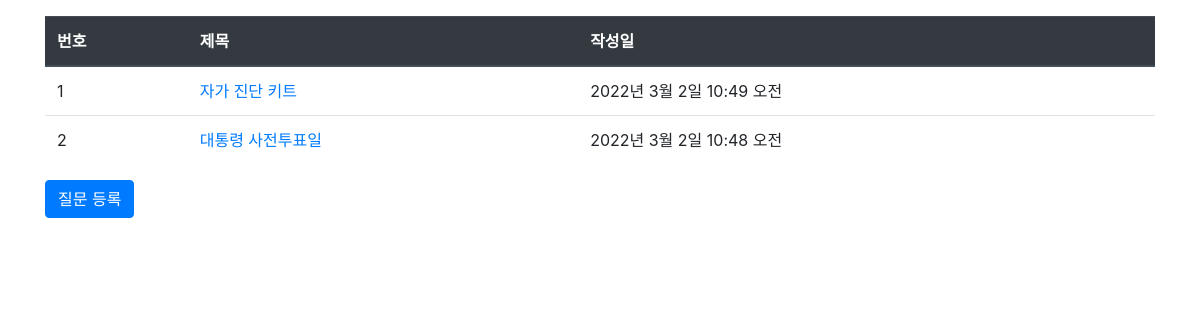
The app's page /, older data.
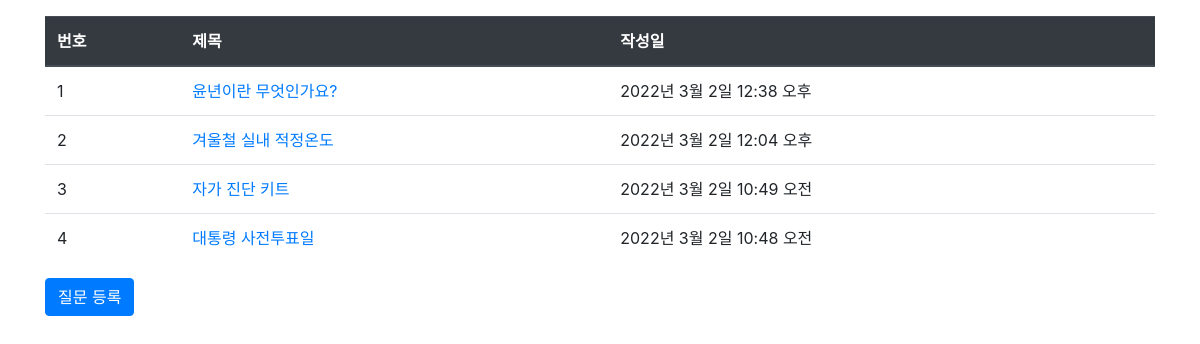
The same page, newer data.
### board/models.py (models this page shows, shortened)
class Question(models.Model):
    subject = models.CharField(max_length=200)
    content = models.TextField()
    create_date = models.DateTimeField()

### board/views.py (the view)
# urls.py: path('', views.index, name='index'),  #127.0.0.1:8000/board/
def index(request):
    question_list = Question.objects.order_by('-create_date')         # '-' 내림차순, '-pk'도 가능
    return render(request, 'board/question_list.html', {'question_list':question_list})

### templates/board/question_list.html (shortened to what this page needs)
<!DOCTYPE html>
{% load static %}
<html lang="ko">
<head>
    <link rel="stylesheet" href="{% static 'board/css/bootstrap.css/' %}">
</head>
<body>
    <div class="container my-3">
        <table class="table">
            <thead class="thead-dark">
                <tr>
                    <th>번호</th><th>제목</th><th>작성일</th>
                </tr>
            </thead>
            <tbody>
                {% if question_list %}
                     {% for question in question_list %}
                    <tr>
                        <td>{{ forloop.counter }}</td>
                        <td>
                            <a href="{% url 'board:detail' question.id %}">{{ question.subject }}</a>
                        </td>
                        <td>{{ question.create_date }}</td>
                    </tr>
                    {% endfor %}
                {% else %}
                    <p>질문이 없습니다.</p>
                {% endif %}
            </tbody>
        </table>
        <a href="{% url 'board:question_create' %}" class="btn btn-primary">질문 등록</a>
    </div>
</body>
</html>

Row changes from the older to the newer data that the page shows:
added Question: subject "윤년이란 무엇인가요?", create_date "2022년 3월 2일 12:38 오후"
added Question: subject "겨울철 실내 적정온도", create_date "2022년 3월 2일 12:04 오후"
